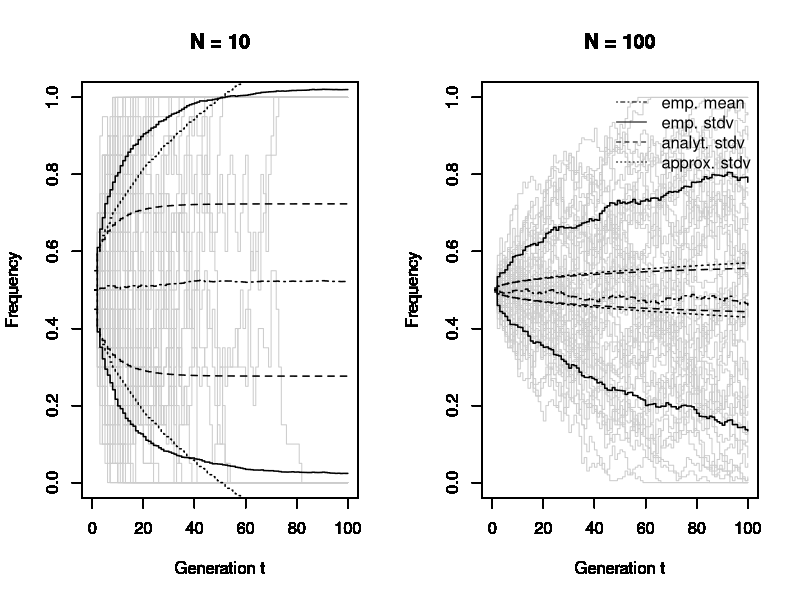
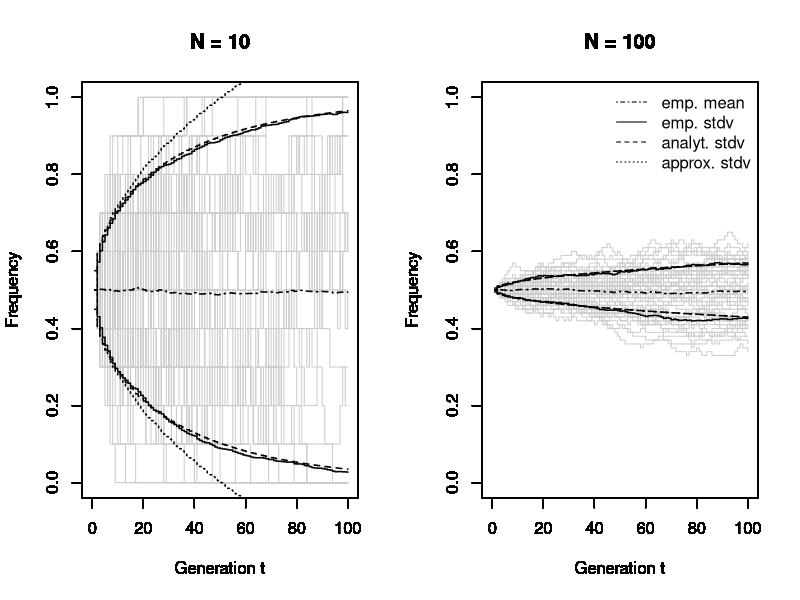

Reproduce these figures in R, in order.
## ---- chunk 1
#Set Parameters
N_values<-c(10,100) 
traj<-1000 
gen<-100 

## ---- chunk 2
#Figure
par(mfrow=c(1,2))

# Process
for (N in N_values){
  
  #Initial values
  M<-matrix(0,traj,gen) 
  A_p<-N[1]/2 
  M[,1] <- t(rep(A_p/N,traj)) 
  p=0.5
  
  #Statistics
  emp_mean<-c(mean(M[,1]))
  emp_stdv<-c(sd(M[,1]))
  analyt_stdv<-c(0.5) 
  approx_stdv<-c(sqrt(0)) 
  
  
  for (t in 2:gen){
      X <- rbinom(traj, 2*N, p)
      p <- X / (2*N)
      M[,t]=p
    #Calculate Statistics
    emp_mean<-append(emp_mean,mean(M[,t]))
    emp_stdv<-append(emp_stdv,sd(M[,t]))
    analyt_stdv<-append(analyt_stdv,sqrt(analyt_stdv[1]*(N-N*((N-1)/N)^t)))
    approx_stdv<-append(approx_stdv,sqrt(analyt_stdv[1]*t))
  }
  
  #Plotting
  for (traj in 1:50){
    plot(1:gen,M[traj,], type="s", col="#CCCCCC", lwd=1, ylim = c(0, 1), xlim = c(0, gen),xlab="Generation t", ylab="Frequency", main=paste("N =",toString(N)))
    par(new=TRUE)}
  
  lines(1:gen,emp_mean,ylim = c(0, 1), xlim = c(0, gen), type="s", col="black", lwd=1.5, lty=4)
  lines(1:gen,(emp_stdv)+emp_mean, ylim = c(0, 1), xlim = c(0, gen), type="s", col="black", lwd=1.5)
  lines(1:gen,-(emp_stdv)+emp_mean, ylim = c(0, 1), xlim = c(0, gen), type="s", col="black", lwd=1.5)
  lines(1:gen,(analyt_stdv)/N+0.5, ylim = c(0, 1), xlim = c(0, gen), type="s", col="black", lwd=1.5, lty=2)
  lines(1:gen,-(analyt_stdv)/N+0.5, ylim = c(0, 1), xlim = c(0, gen), type="s", col="black", lwd=1.5, lty=2)
  lines(1:gen,(approx_stdv)/N+0.5, ylim = c(0, 1), xlim = c(0, gen), type="s", col="black", lwd=1.5, lty=3)
  lines(1:gen,-(approx_stdv)/N+0.5, ylim = c(0, 1), xlim = c(0, gen), type="s", col="black", lwd=1.5, lty=3)
  
  if (N==N_values[-1]){
    legend("topright", bty = "n", legend = c('emp. mean','emp. stdv','analyt. stdv','approx. stdv'), lty = c(4,1,2,3), col = 'black')}
}

## ---- chunk 3
#Set Parameters
N_values<-c(10,100) 
traj<-1000 
gen<-100 

## ---- chunk 4
#Figure
par(mfrow=c(1,2))

# Process
for (N in N_values){
  
  #Initial values
  M<-matrix(0,traj,gen) 
  A_p<-N[1]/2 
  M[,1] <- t(rep(A_p/N,traj)) 
  
  #Statistics
  emp_mean<-c(mean(M[,1]))
  emp_stdv<-c(sd(M[,1]))
  analyt_stdv<-c(0.5) 
  approx_stdv<-c(sqrt(0)) 
  
  
  for (t in 2:gen){
    for (traj in 1:traj){ 
      p<-M[traj,t-1]
      A_p<-p*N
      P_change<-2*p*(1-p) 
      if (runif(1)<P_change){ 
        if (runif(1)<0.5){
          A_p<-A_p+1 
        }else{
          A_p<-A_p-1}}
      M[traj,t]<-A_p/N}
    
    #Calculate Statistics
    emp_mean<-append(emp_mean,mean(M[,t]))
    emp_stdv<-append(emp_stdv,sd(M[,t]))
    analyt_stdv<-append(analyt_stdv,sqrt(analyt_stdv[1]*(1-(1-2/(N^2))^t)/(2/(N^2))))
    approx_stdv<-append(approx_stdv,sqrt(analyt_stdv[1]*t))
  }
  
  #Plotting
  for (traj in 1:50){
    plot(1:gen,M[traj,], type="s", col="#CCCCCC", lwd=1, ylim = c(0, 1), xlim = c(0, gen),xlab="Generation t", ylab="Frequency", main=paste("N =",toString(N)))
    par(new=TRUE)}
  
  lines(1:gen,emp_mean,ylim = c(0, 1), xlim = c(0, gen), type="s", col="black", lwd=1.5, lty=4)
  lines(1:gen,(emp_stdv)+emp_mean, ylim = c(0, 1), xlim = c(0, gen), type="s", col="black", lwd=1.5)
  lines(1:gen,-(emp_stdv)+emp_mean, ylim = c(0, 1), xlim = c(0, gen), type="s", col="black", lwd=1.5)
  lines(1:gen,(analyt_stdv)/N+0.5, ylim = c(0, 1), xlim = c(0, gen), type="s", col="black", lwd=1.5, lty=2)
  lines(1:gen,-(analyt_stdv)/N+0.5, ylim = c(0, 1), xlim = c(0, gen), type="s", col="black", lwd=1.5, lty=2)
  lines(1:gen,(approx_stdv)/N+0.5, ylim = c(0, 1), xlim = c(0, gen), type="s", col="black", lwd=1.5, lty=3)
  lines(1:gen,-(approx_stdv)/N+0.5, ylim = c(0, 1), xlim = c(0, gen), type="s", col="black", lwd=1.5, lty=3)
  
  if (N==N_values[-1]){
    legend("topright", bty = "n", legend = c('emp. mean','emp. stdv','analyt. stdv','approx. stdv'), lty = c(4,1,2,3), col = 'black')}
}

